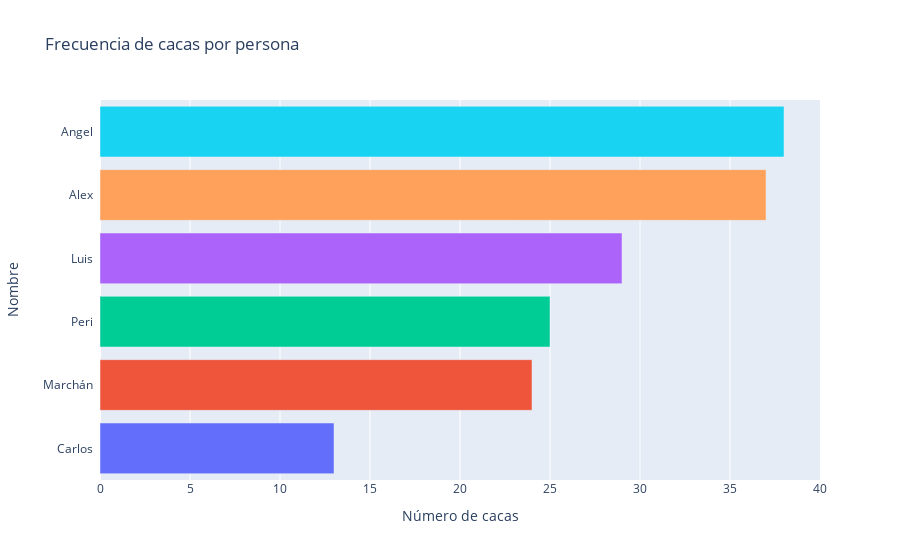

Notebook source saved alongside this figure:
### Code cell
# Calcular la frecuencia de cacas por persona y ordenar de mayor a menor
frecuencia = df['nombre'].value_counts().reset_index()
frecuencia.columns = ['nombre', 'count']
frecuencia = frecuencia.sort_values('count', ascending=True)

# Crear un mapa de colores para cada persona
color_map = px.colors.qualitative.Plotly[:len(frecuencia)]

# Crear la gráfica de barras
fig_frecuencia = px.bar(
    frecuencia, 
    x='count', 
    y='nombre', 
    orientation='h',
    labels={'nombre': 'Nombre', 'count': 'Número de cacas'},
    title='Frecuencia de cacas por persona',
    color='nombre',
    color_discrete_sequence=color_map
)

# Actualizar el diseño para mejorar la apariencia y espaciar los nombres
fig_frecuencia.update_layout(
    showlegend=False,
    yaxis={
        'categoryorder': 'total ascending',
        'tickmode': 'array',
        'tickvals': frecuencia['nombre'],
        'ticktext': [f'  {nombre}  ' for nombre in frecuencia['nombre']]
    }
)

# Mostrar la figura
fig_frecuencia.show()

### Figure 1 — Plotly figure (JSON) as saved in the notebook; plotly's stock layout.template omitted (floating-point values rounded to 4 significant figures)
{"data": [{"alignmentgroup": "True", "hovertemplate": "Nombre=%{y}<br>Número de cacas=%{x}<extra></extra>", "legendgroup": "Carlos", "marker": {"color": "#636EFA", "pattern": {"shape": ""}}, "name": "Carlos", "offsetgroup": "Carlos", "orientation": "h", "showlegend": true, "textposition": "auto", "type": "bar", "x": [13], "xaxis": "x", "y": ["Carlos"], "yaxis": "y"}, {"alignmentgroup": "True", "hovertemplate": "Nombre=%{y}<br>Número de cacas=%{x}<extra></extra>", "legendgroup": "Marchán", "marker": {"color": "#EF553B", "pattern": {"shape": ""}}, "name": "Marchán", "offsetgroup": "Marchán", "orientation": "h", "showlegend": true, "textposition": "auto", "type": "bar", "x": [24], "xaxis": "x", "y": ["Marchán"], "yaxis": "y"}, {"alignmentgroup": "True", "hovertemplate": "Nombre=%{y}<br>Número de cacas=%{x}<extra></extra>", "legendgroup": "Peri", "marker": {"color": "#00CC96", "pattern": {"shape": ""}}, "name": "Peri", "offsetgroup": "Peri", "orientation": "h", "showlegend": true, "textposition": "auto", "type": "bar", "x": [25], "xaxis": "x", "y": ["Peri"], "yaxis": "y"}, {"alignmentgroup": "True", "hovertemplate": "Nombre=%{y}<br>Número de cacas=%{x}<extra></extra>", "legendgroup": "Luis", "marker": {"color": "#AB63FA", "pattern": {"shape": ""}}, "name": "Luis", "offsetgroup": "Luis", "orientation": "h", "showlegend": true, "textposition": "auto", "type": "bar", "x": [29], "xaxis": "x", "y": ["Luis"], "yaxis": "y"}, {"alignmentgroup": "True", "hovertemplate": "Nombre=%{y}<br>Número de cacas=%{x}<extra></extra>", "legendgroup": "Alex", "marker": {"color": "#FFA15A", "pattern": {"shape": ""}}, "name": "Alex", "offsetgroup": "Alex", "orientation": "h", "showlegend": true, "textposition": "auto", "type": "bar", "x": [37], "xaxis": "x", "y": ["Alex"], "yaxis": "y"}, {"alignmentgroup": "True", "hovertemplate": "Nombre=%{y}<br>Número de cacas=%{x}<extra></extra>", "legendgroup": "Angel", "marker": {"color": "#19D3F3", "pattern": {"shape": ""}}, "name": "Angel", "offsetgroup": "Angel", "orientation": "h", "showlegend": true, "textposition": "auto", "type": "bar", "x": [38], "xaxis": "x", "y": ["Angel"], "yaxis": "y"}], "layout": {"barmode": "relative", "legend": {"title": {"text": "Nombre"}, "tracegroupgap": 0}, "showlegend": false, "title": {"text": "Frecuencia de cacas por persona"}, "xaxis": {"anchor": "y", "domain": [0, 1], "title": {"text": "Número de cacas"}}, "yaxis": {"anchor": "x", "categoryarray": ["Angel", "Alex", "Luis", "Peri", "Marchán", "Carlos"], "categoryorder": "total ascending", "domain": [0, 1], "tickmode": "array", "ticktext": ["  Carlos  ", "  Marchán  ", "  Peri  ", "  Luis  ", "  Alex  ", "  Angel  "], "tickvals": ["Carlos", "Marchán", "Peri", "Luis", "Alex", "Angel"], "title": {"text": "Nombre"}}}}
